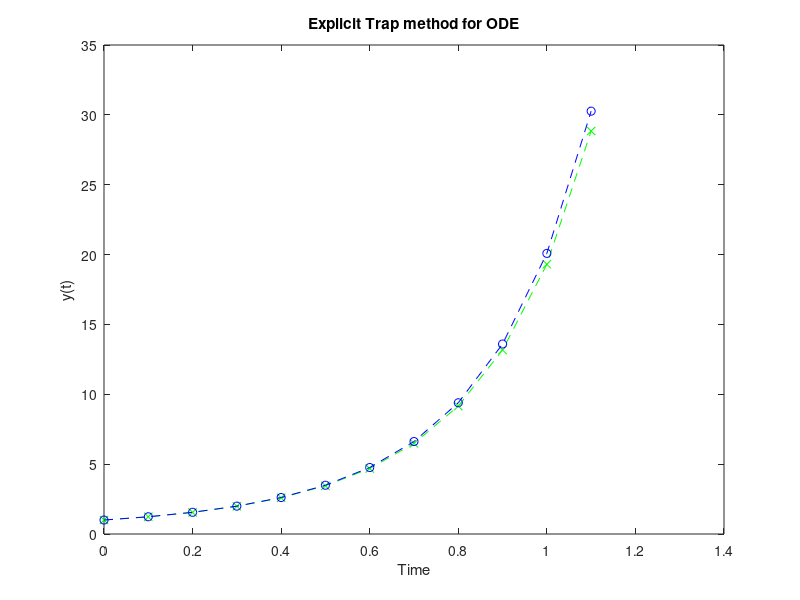

This figure's MATLAB source:
%Explicit trapezoidal method for integrating first order ODE
% t(1) = initial time
% w(1) = initial condition
% h = time step size
% n = number of time steps
t(1)=0.;
h=0.1;
n=10;
w(1)=1.;
ye(1)=1.;
e(1)=0.;
% Print output title lines
fprintf(1,'Explicit Trap method\n');
fprintf(1,'  t(I)        w(I)          y(I)          e(I)\n');
for i=1:n+1
t(i+1)=t(i)+h;
% Change right hand side f(i) as needed.
%(default)
%f(i)=(w(i)*t(i)+t(i)^3);
%f(i+1)=((w(i)+h*f(i))*t(i+1)+t(i+1)^3);
%(a)
%f(i)=t(i);
%f(i+1)=1;
%(b)
%(c)
f(i)=2*w(i)*(t(i)+1);
f(i+1)=2*(w(i)+h*f(i))*(t(i+1)+1);
%est w
w(i+1)=w(i)+(f(i)+f(i+1))*h/2;
% Change exact solution as needed.
ye(i+1)=exp(t(i+1)^2+2*t(i+1));
%
e(i+1)=w(i+1)-ye(i+1);
% Print output
fprintf(1,'%6.3f  %15.7e %15.7e %10.7f \n',t(i),w(i),ye(i),e(i));
end
%
% Plot results
%subplot(1,2,1)
plot(t,w,'g--x',t,ye,'b--o')
title('Explicit Trap method for ODE')
xlabel('Time')
ylabel(' y(t) ')
%ylabel('Approximate y(t)')
%
%subplot(1,2,2)
%plot(t,ye)
%title('Euler method for ODE')
%xlabel('Time')
%ylabel('Exact y(t)')